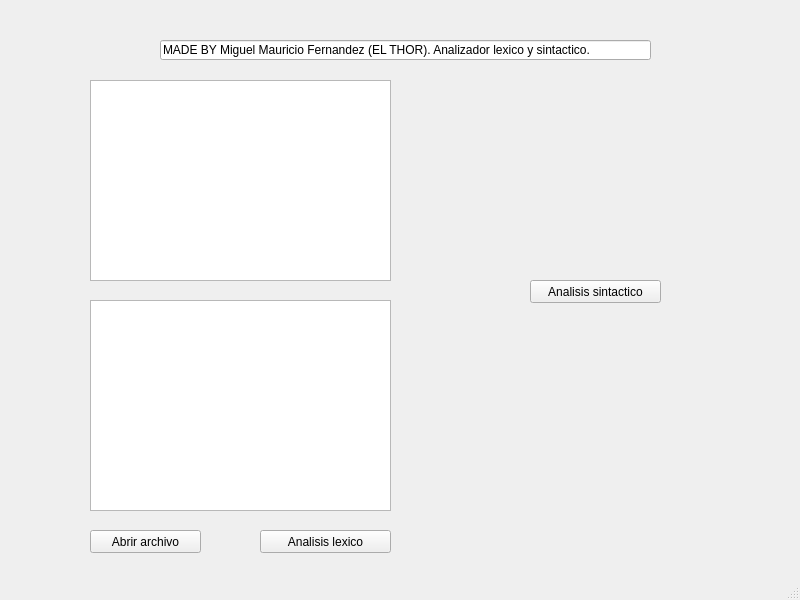
<?xml version="1.0" encoding="UTF-8"?>
<ui version="4.0">
 <class>MainWindow</class>
 <widget class="QMainWindow" name="MainWindow">
  <property name="geometry">
   <rect>
    <x>0</x>
    <y>0</y>
    <width>800</width>
    <height>600</height>
   </rect>
  </property>
  <property name="windowTitle">
   <string>Compiladores 2020 Miguel Mauricio Fernandez</string>
  </property>
  <widget class="QWidget" name="centralwidget">
   <widget class="QPushButton" name="lexbutton">
    <property name="geometry">
     <rect>
      <x>260</x>
      <y>530</y>
      <width>131</width>
      <height>23</height>
     </rect>
    </property>
    <property name="text">
     <string>Analisis lexico</string>
    </property>
   </widget>
   <widget class="QPushButton" name="sinbutton">
    <property name="geometry">
     <rect>
      <x>530</x>
      <y>280</y>
      <width>131</width>
      <height>23</height>
     </rect>
    </property>
    <property name="text">
     <string>Analisis sintactico</string>
    </property>
   </widget>
   <widget class="QLineEdit" name="lineEdit">
    <property name="geometry">
     <rect>
      <x>160</x>
      <y>40</y>
      <width>491</width>
      <height>20</height>
     </rect>
    </property>
    <property name="text">
     <string>MADE BY Miguel Mauricio Fernandez (EL THOR). Analizador lexico y sintactico.</string>
    </property>
   </widget>
   <widget class="QPlainTextEdit" name="plainTextEdit">
    <property name="geometry">
     <rect>
      <x>90</x>
      <y>80</y>
      <width>301</width>
      <height>201</height>
     </rect>
    </property>
   </widget>
   <widget class="QPlainTextEdit" name="plainTextEdit_2">
    <property name="geometry">
     <rect>
      <x>90</x>
      <y>300</y>
      <width>301</width>
      <height>211</height>
     </rect>
    </property>
   </widget>
   <widget class="QPushButton" name="filebutton">
    <property name="geometry">
     <rect>
      <x>90</x>
      <y>530</y>
      <width>111</width>
      <height>23</height>
     </rect>
    </property>
    <property name="text">
     <string>Abrir archivo</string>
    </property>
   </widget>
  </widget>
  <widget class="QStatusBar" name="statusbar"/>
 </widget>
 <resources/>
 <connections/>
</ui>
